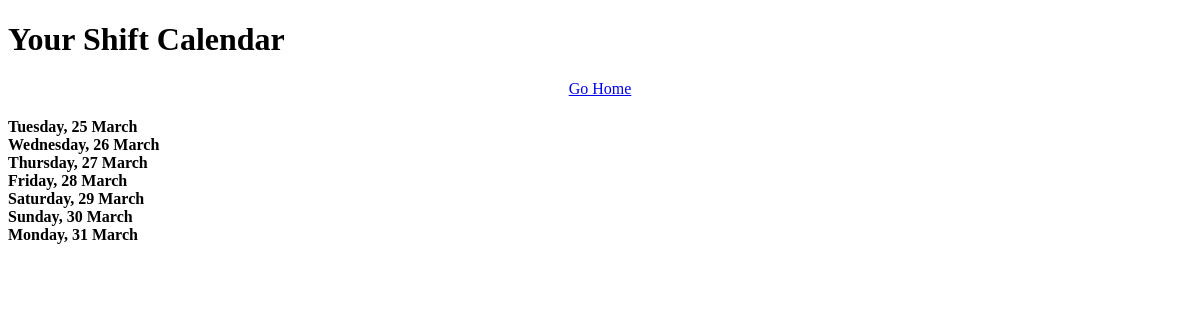
/calendar-data (signed in), run on an earlier commit of the app's database.
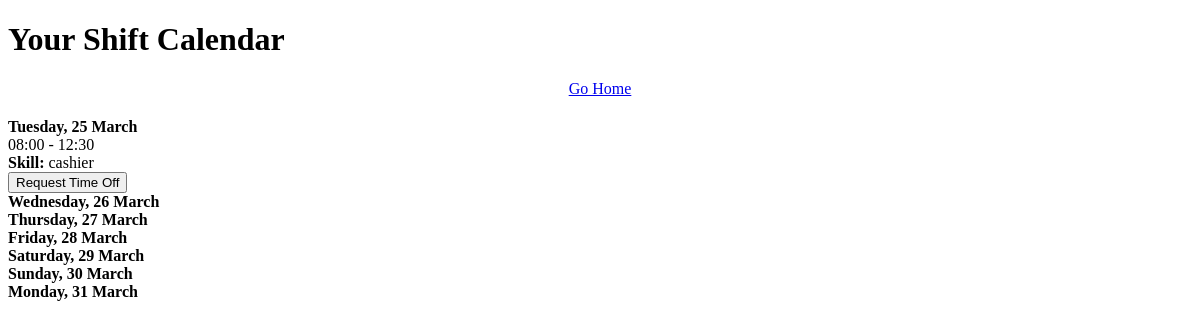
And on a later commit of the database.
### app.py (models this page shows, shortened)
class Shifts(db.Model):
    __tablename__ = 'shifts'
    id = db.Column(db.Integer, primary_key=True)
    date = db.Column(db.String(20), nullable=False)
    day = db.Column(db.String(20), nullable=False)
    start_time = db.Column(db.String(20), nullable=False)
    end_time = db.Column(db.String(20), nullable=False)
    user_id = db.Column(db.Integer, db.ForeignKey('users.id'))
    skill = db.Column(db.String(100), nullable=False)

class Users(db.Model, UserMixin):
    __tablename__ = 'users'
    id = db.Column(db.Integer, primary_key=True)
    username = db.Column(db.String(20), nullable=False, unique=True)
    name = db.Column(db.String(200), nullable=False)
    email = db.Column(db.String(120), nullable=False, unique=True)
    password_hash = db.Column(db.String(128))
    role = db.Column(db.String(20), nullable=False, default='employee')
    shifts = db.relationship('Shifts', backref='user', lazy=True)
    skill = db.Column(db.String(200), nullable=True)
    @property
    def password(self):
        raise AttributeError('password is not a readable attribute')

### app.py (the view)
@app.route('/calendar-data', methods=['GET'])
@login_required
def calendar_data():
    if current_user.role != 'employee':
        flash("Access Denied: Only employees can view this page.")
        return redirect(url_for('dashboard'))
    if current_user.company:
        shifts = Shifts.query.join(Users).filter(Users.company_id == current_user.company.id).all()
    else:
        shifts = Shifts.query.filter_by(user_id=current_user.id).all()
    for shift in shifts:
        shift.date = shift.date
    today = datetime.now()
    calendar_days = [today + timedelta(days=i) for i in range(7)]
    return render_template('calendar_data.html', shifts=shifts, calendar_days=calendar_days)

### app.py (called while the page is built)
@login_manager.user_loader
def load_user(user_id):
	return Users.query.get(int(user_id))

### templates/calendar_data.html (shortened to what this page needs)
<!DOCTYPE html>
<html lang="en">
<head>
    <link rel="stylesheet" href="{{ url_for('static', filename='css/calendar_data.css') }}">
</head>
<body>
    <div class="container">
        <h1>Your Shift Calendar</h1>
        <a href="{{ url_for('dashboard') }}" class="btn btn-secondary" style="display: block; text-align: center; margin-bottom: 20px;">Go Home</a>
        <div class="calendar">
            {% for day in calendar_days %}
                <div class="day">
                    <strong>{{ day.strftime('%A, %d %B') }}</strong>
                    {% for shift in shifts %}
                        {% if shift.date == day.strftime('%Y-%m-%d') and shift.user_id == current_user.id %}
                            <div class="shift">
                                {{ shift.start_time }} - {{ shift.end_time }}<br>
                                <strong>Skill:</strong> {{ shift.user.skill or "Not Assigned" }}<br>
                                <button onclick="openRequestForm('{{ shift.date }}')">Request Time Off</button>
                            </div>
                        {% endif %}
                    {% endfor %}
                </div>
            {% endfor %}
        </div>
    </div>
</body>
</html>

What changed in the data, as far as the page shows it:
added Shifts: start_time "08:00", end_time "12:30", user "cashier"
